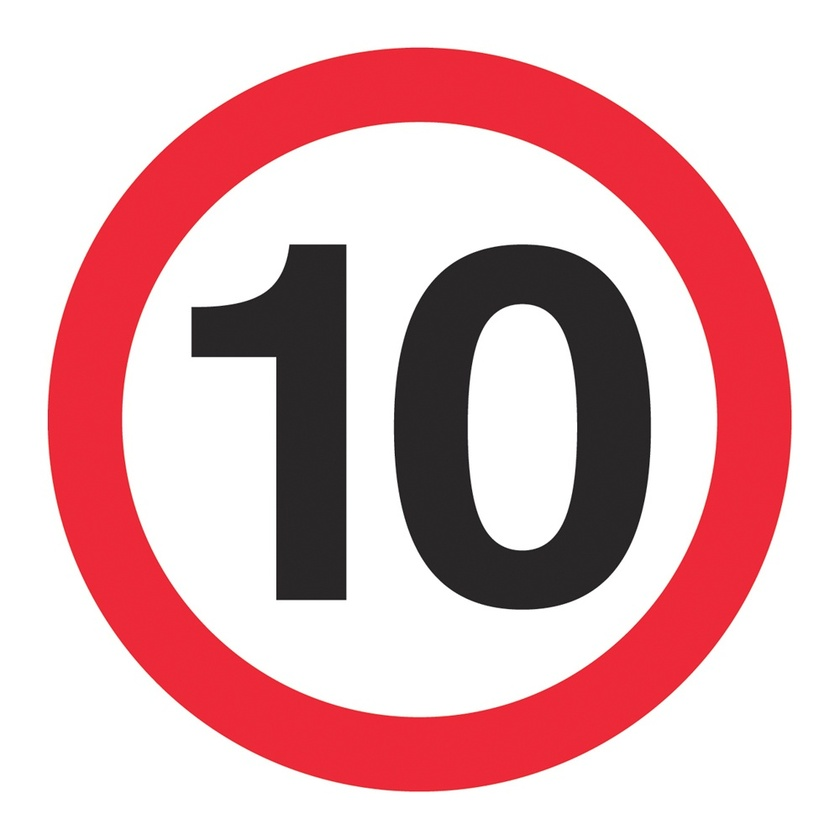
#> input picture images/1.jpg, 840 x 840 px, shrunk from 1000 x 1000 before the run, given in place of the camera
$ python road_sign_classifier.py
#> lines starting #> are read from the running program, lines starting #| are printed output that depends on the picture; after the words box and inside, x2 and y2 are one past the last pixel; in counts of white or black regions, pixels touching at a corner belong together
import cv2
import numpy as np
from scipy.stats import itemfreq


def get_dominant_color(image, n_colors):
    """
    :param image  = The area to be scanned in the image
    :param n_colors = Number of clusters required at end
    :return = dominant color of area
    """
    pixels = np.float32(image).reshape((-1, 3))
    criteria = (cv2.TERM_CRITERIA_EPS + cv2.TERM_CRITERIA_MAX_ITER, 200, .1)
    flags = cv2.KMEANS_RANDOM_CENTERS
    flags, labels, centroids = cv2.kmeans(
        pixels, n_colors, None, criteria, 10, flags)
    palette = np.uint8(centroids)
    return palette[np.argmax(itemfreq(labels)[:, -1])]


clicked = False


def on_mouse(event, x, y, flags, param):
    """
    :return = Return "clicked = True" when any event detected on mouse
    """
    global clicked
    if event == cv2.EVENT_LBUTTONUP:
        clicked = True


cameraCapture = cv2.VideoCapture(0)
cv2.namedWindow('camera')
cv2.setMouseCallback('camera', on_mouse)

# Read and process frames in loop
success, frame = cameraCapture.read()
#> frame is the input picture: shape (840, 840, 3); mean B, G, R 184.9, 181.3, 224.7

# Sing detect continue till the first mouse event
while success and not clicked:
    cv2.waitKey(1)
    success, frame = cameraCapture.read()
    gray = cv2.cvtColor(frame, cv2.COLOR_BGR2GRAY)
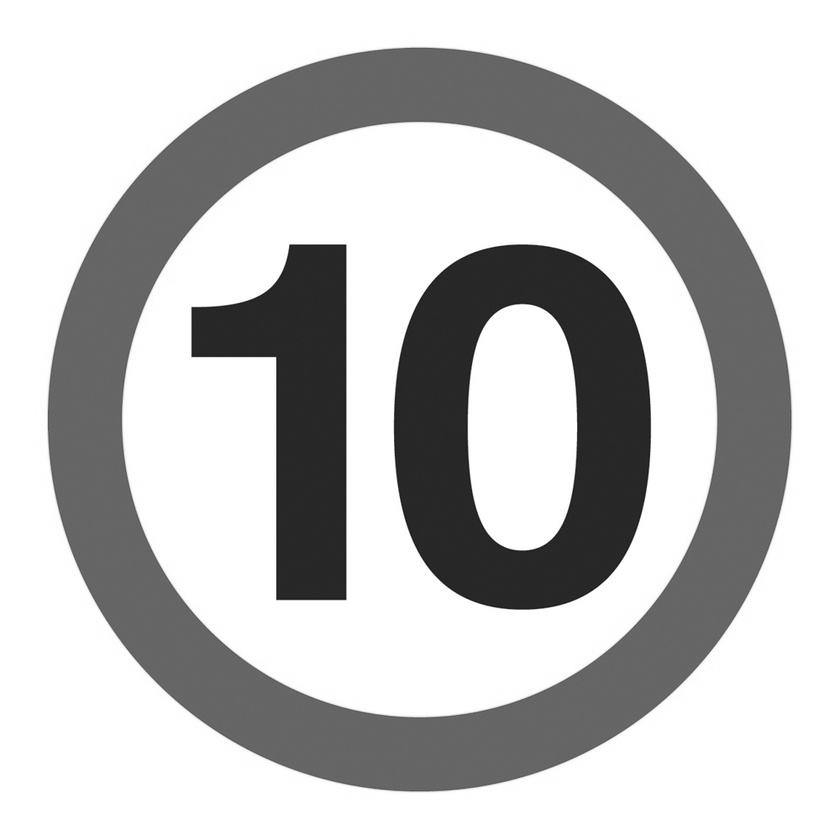
#> gray: shape (840, 840); min 15, max 255, mean 194.7
    img = cv2.medianBlur(gray, 37)
    circles = cv2.HoughCircles(img, cv2.HOUGH_GRADIENT, 1, 50, param1=120, param2=40)
#> circles = [[418.5, 419.5, 371.7], [521.5, 364.5, 121], [521.5, 490.5, 120.2], [453.5, 457.5, 320.8], [383.5, 377.5, 317.2], [453.5, 374.5, 315.8], [325.5, 419.5, 324.8], [376.5, 467.5, 233], [527.5, 433.5, 188.3], [244.5, 424.5, 122.2]]

    if circles is not None:
        circles = np.uint16(np.around(circles))
#> circles = [[418, 420, 372], [522, 364, 121], [522, 490, 120], [454, 458, 321], [384, 378, 317], [454, 374, 316], [326, 420, 325], [376, 468, 233], [528, 434, 188], [244, 424, 122]]
        max_r, max_i = 0, 0
        for i in range(len(circles[:, :, 2][0])):
            if circles[:, :, 2][0][i] > 50 and circles[:, :, 2][0][i] > max_r:
                max_i = i
                max_r = circles[:, :, 2][0][i]
#> this loop made 10 passes
#> (max_i, max_r) on pass 1: (0, 372)
#> after the loop, max_i = 0; max_r = 372
        x, y, r = circles[:, :, :][0][max_i]
#> x = 418; y = 420; r = 372
        if y > r and x > r:
            square = frame[y-r:y+r, x-r:x+r]
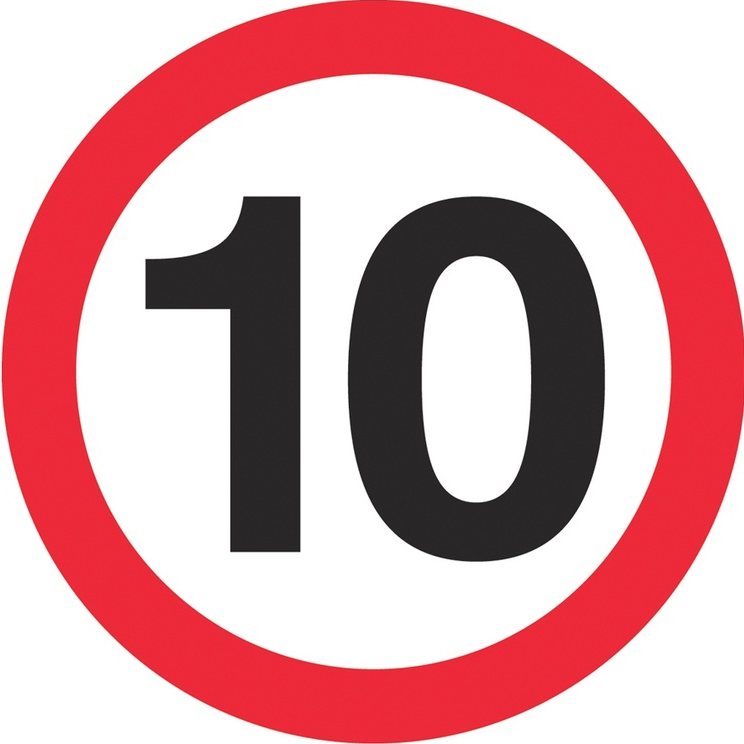
#> square: shape (744, 744, 3); mean B, G, R 165.7, 161.1, 216.3

            dominant_color = get_dominant_color(square, 2)
#> in get_dominant_color, `flags, labels, centroids = cv2.kmeans( pixels, n_colors, None, criteri..`: flags = 2.19e+09; centroids = [[51.93, 41.3, 166.8], [254.4, 254.5, 255.3]]
#> in get_dominant_color, `palette = np.uint8(centroids)`: palette = [[51, 41, 166], [254, 254, 255]]
#> dominant_color = [254, 254, 255]
            if dominant_color[2] > 100 and dominant_color[0] < 150 and dominant_color[1] < 150:
                print("STOP")
                cv2.putText(frame, "STOP", (50, 50), cv2.FONT_HERSHEY_COMPLEX, 2,
                            (0, 255, 255), 1)
            elif dominant_color[2] > 100 and dominant_color[0] > 150 and dominant_color[1] > 150:
                cv2.putText(frame, "SPEED_LIMIT", (50, 50), cv2.FONT_HERSHEY_COMPLEX, 2,
                            (0, 255, 255), 1)
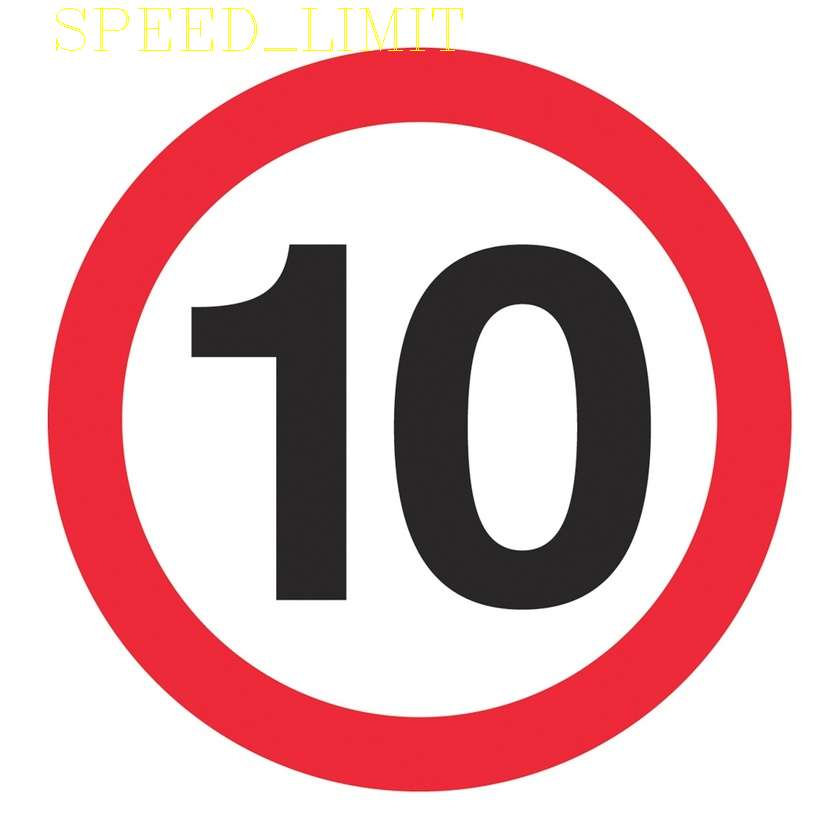
#> frame: shape (840, 840, 3); 0.27% of pixels changed, all inside (x1, y1, x2, y2) = (56, 8, 463, 51)
                print("SPEED_LIMIT")

            elif dominant_color[0] > 80:
                zone_0 = square[square.shape[0]*3//8:square.shape[0] * 5//8, square.shape[1]*1//8:square.shape[1]*3//8]

                zone_0_color = get_dominant_color(zone_0, 1)

                zone_1 = square[square.shape[0]*1//8:square.shape[0]
                                * 3//8, square.shape[1]*3//8:square.shape[1]*5//8]

                zone_1_color = get_dominant_color(zone_1, 1)

                zone_2 = square[square.shape[0]*3//8:square.shape[0]
                                * 5//8, square.shape[1]*5//8:square.shape[1]*7//8]

                zone_2_color = get_dominant_color(zone_2, 1)

                if sum(zone_1_color) > sum(zone_0_color) and sum(zone_1_color) > sum(zone_2_color):
                    if sum(zone_0_color) > sum(zone_2_color) and zone_1_color[2] < 200:
                        print("RIGHT")
                        cv2.putText(frame, "RIGHT", (50, 50), cv2.FONT_HERSHEY_COMPLEX, 2,
                                    (0, 255, 255), 1)

                    else:
                        cv2.putText(frame, "FORWARD", (50, 50), cv2.FONT_HERSHEY_COMPLEX, 2,
                                    (0, 255, 255), 1)
                        print("FORWARD")

        for i in circles[0, :]:
            cv2.circle(frame, (i[0], i[1]), i[2], (0, 255, 0), 4)
            cv2.circle(frame, (i[0], i[1]), 2, (0, 0, 255), 3)
#> this loop made 10 passes
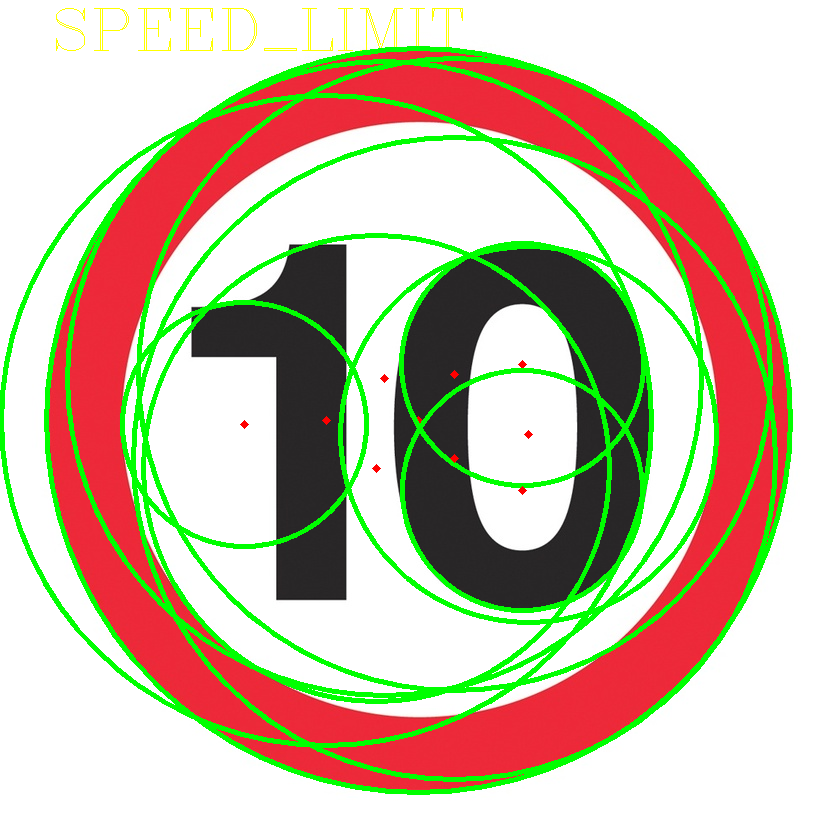
#> frame: shape (840, 840, 3); 9.86% of pixels changed, all inside (x1, y1, x2, y2) = (0, 46, 793, 795)
    else:
        cv2.putText(frame, "YOLYOK", (50, 50), cv2.FONT_HERSHEY_COMPLEX, 2,
                    (0, 255, 255), 1)
    cv2.imshow('camera', frame)

cv2.destroyAllWindows()
cameraCapture.release()

$ run again, on images/3.jpg
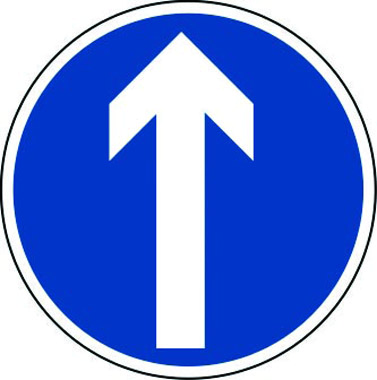
#> input picture images/3.jpg, 377 x 380 px, given in place of the camera
#> frame is the input picture: shape (380, 377, 3); mean B, G, R 219.8, 140.3, 112.7
#> `circles = cv2.HoughCircles(img, cv2.HOUGH_GRADIENT, 1, 50, param1=120,..`: circles = [[186.5, 189.5, 178.9]]
#> `circles = np.uint16(np.around(circles))`: circles = [[186, 190, 179]]
#> the loop `for i in range(len(circles[:, :, 2][0])):` made 1 pass
#> (max_i, max_r) on pass 1: (0, 179)
#> after the loop `for i in range(len(circles[:, :, 2][0])):`: max_i = 0; max_r = 179
#> x = 186; y = 190; r = 179
#> flags = 100197118.1; centroids = [[196.6, 52.58, 3.57], [252.1, 251.4, 249.7]]
#> palette = [[196, 52, 3], [252, 251, 249]]
#> dominant_color = [196, 52, 3]
#> zone_0_color = [201, 55, 5]
#> `zone_1 = square[square.shape[0]*1//8:square.shape[0] * 3//8, square.sh..`:
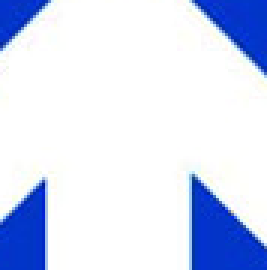
#> zone_1: shape (90, 89, 3) (shown 3 times larger); mean B, G, R 244.5, 220.9, 212.3
#> zone_1_color = [244, 220, 212]
#> zone_2_color = [201, 55, 5]
#> the loop `for i in circles[0, :]:` made 1 pass
#> after the loop `for i in circles[0, :]:`:
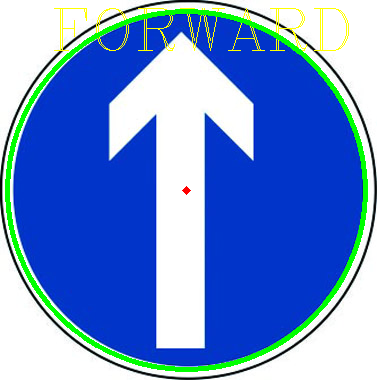
#> frame: shape (380, 377, 3); mean B, G, R 208.1, 141.9, 104.8

$ run again, on images/4.jpg
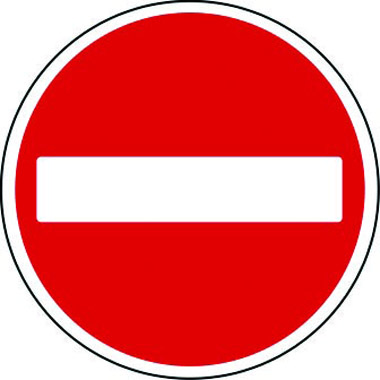
#> input picture images/4.jpg, 380 x 380 px, given in place of the camera
#> frame is the input picture: shape (380, 380, 3); mean B, G, R 114.6, 113.5, 232.6
#> `img = cv2.medianBlur(gray, 37)`:
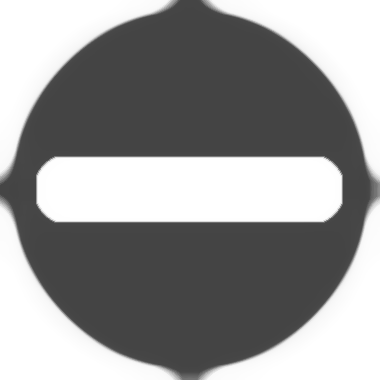
#> img: shape (380, 380); min 68, max 255, mean 148.6
#> `circles = cv2.HoughCircles(img, cv2.HOUGH_GRADIENT, 1, 50, param1=120,..`: circles = [[189.5, 187.5, 177.9]]
#> `circles = np.uint16(np.around(circles))`: circles = [[190, 188, 178]]
#> the loop `for i in range(len(circles[:, :, 2][0])):` made 1 pass
#> (max_i, max_r) on pass 1: (0, 178)
#> after the loop `for i in range(len(circles[:, :, 2][0])):`: max_i = 0; max_r = 178
#> x = 190; y = 188; r = 178
#> flags = 121487139; centroids = [[5.13, 3.48, 220.2], [251.1, 250.7, 252.1]]
#> palette = [[5, 3, 220], [251, 250, 252]]
#> dominant_color = [5, 3, 220]
#> the loop `for i in circles[0, :]:` made 1 pass
#> after the loop `for i in circles[0, :]:`:
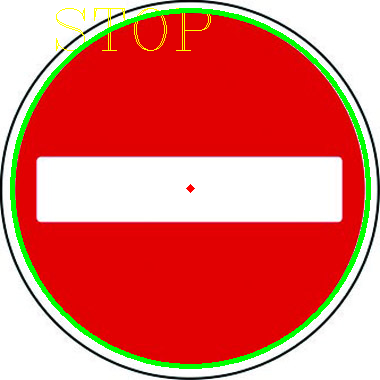
#> frame: shape (380, 380, 3); mean B, G, R 105.6, 115.7, 223.3
